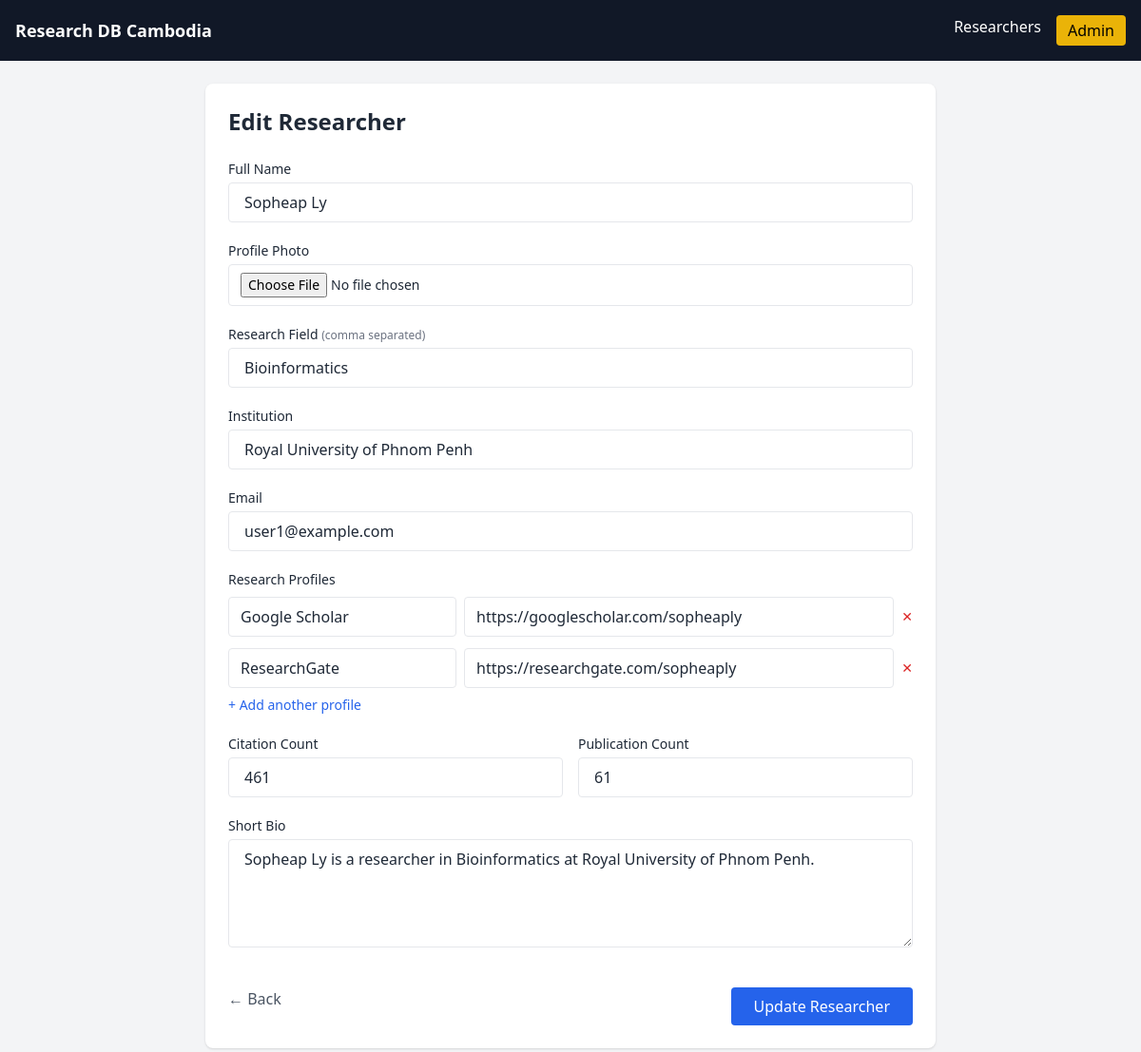
The app's page /edit/1 (signed in) with its own data.
### tables this page shows
CREATE TABLE researchers (
    id INTEGER PRIMARY KEY AUTOINCREMENT,
    name TEXT NOT NULL,
    field TEXT,
    institution TEXT,
    email TEXT,
    bio TEXT,
    citation_count INTEGER DEFAULT 0,
    publication_count INTEGER DEFAULT 0,
    photo TEXT
);

CREATE TABLE research_profiles (
    id INTEGER PRIMARY KEY AUTOINCREMENT,
    researcher_id INTEGER,
    platform TEXT,
    url TEXT,
    FOREIGN KEY(researcher_id) REFERENCES researchers(id) ON DELETE CASCADE
);

### app.py (the view, shortened to what this page needs)
@app.route("/edit/<int:id>", methods=["GET", "POST"])
def edit(id):
    if not session.get("admin"):
        return redirect("/login")
    db = get_db()
    researcher = db.execute("SELECT * FROM researchers WHERE id=?", (id,)).fetchone()
    profiles = db.execute(
        "SELECT platform, url FROM research_profiles WHERE researcher_id=?", (id,)
    ).fetchall()
    db.close()
    return render_template("edit.html", r=researcher, profiles=profiles)

### app.py (called while the page is built)
def get_db():
    conn = sqlite3.connect("database.db")
    conn.row_factory = sqlite3.Row
    return conn

### templates/edit.html (shortened to what this page needs)
{% extends "base.html" %}
{% block content %}
<div class="max-w-3xl mx-auto bg-white shadow rounded-lg p-6">
    <h1 class="text-2xl font-semibold mb-6">
        Edit Researcher
    </h1>
    <form method="post" enctype="multipart/form-data" class="space-y-5">
        <div>
            <label class="block text-sm font-medium mb-1">Full Name</label>
            <input name="name" value="{{ r.name }}" required
                class="w-full px-4 py-2 border rounded">
        </div>
        <div>
            <label class="block text-sm font-medium mb-1">Profile Photo</label>
            <input type="file" name="photo" accept="image/*"
                class="w-full text-sm border rounded px-3 py-2">
        </div>
        <div>
            <label class="block text-sm font-medium mb-1">
                Research Field
                <span class="text-xs text-gray-500">(comma separated)</span>
            </label>
            <input name="field" value="{{ r.field }}" required
                class="w-full px-4 py-2 border rounded">
        </div>
        <div>
            <label class="block text-sm font-medium mb-1">Institution</label>
            <input name="institution" value="{{ r.institution }}" required
                class="w-full px-4 py-2 border rounded">
        </div>
        <div>
            <label class="block text-sm font-medium mb-1">Email</label>
            <input name="email" type="email" value="{{ r.email }}"
                class="w-full px-4 py-2 border rounded">
        </div>
        <div>
            <label class="block text-sm font-medium mb-2">
                Research Profiles
            </label>
            <div id="profiles" class="space-y-3">
                {% for p in profiles %}
                <div class="flex gap-2">
                    <input name="profile_platform[]" value="{{ p.platform }}"
                        class="w-1/3 px-3 py-2 border rounded">
                    <input name="profile_url[]" value="{{ p.url }}"
                        class="flex-1 px-3 py-2 border rounded">
                    <button type="button" onclick="removeRow(this)"
                        class="text-red-600 text-sm">✕</button>
                </div>
                {% endfor %}
            </div>
            <button type="button" onclick="addRow()"
                class="mt-2 text-sm text-blue-600 hover:underline">
                + Add another profile
            </button>
        </div>
        <div class="grid md:grid-cols-2 gap-4">
            <div>
                <label class="block text-sm font-medium mb-1">Citation Count</label>
                <input name="citation_count" type="number" min="0"
                    value="{{ r.citation_count }}"
                    class="w-full px-4 py-2 border rounded">
            </div>
            <div>
                <label class="block text-sm font-medium mb-1">Publication Count</label>
                <input name="publication_count" type="number" min="0"
                    value="{{ r.publication_count }}"
                    class="w-full px-4 py-2 border rounded">
            </div>
        </div>
        <div>
            <label class="block text-sm font-medium mb-1">Short Bio</label>
            <textarea name="bio" rows="4"
                class="w-full px-4 py-2 border rounded">{{ r.bio }}</textarea>
        </div>
        <div class="flex justify-between pt-4">
            <a href="/admin" class="text-gray-600 hover:underline">← Back</a>
            <button class="bg-blue-600 text-white px-6 py-2 rounded hover:bg-blue-500">
                Update Researcher
            </button>
        </div>
    </form>
</div>
{% endblock %}

### records on screen
researchers: name "Sopheap Ly", field "Bioinformatics", institution "Royal University of Phnom Penh", email "user1@example.com", citation_count "461", publication_count "61", bio "Sopheap Ly is a researcher in Bioinformatics at Royal University of Phnom Penh."
research_profiles: platform "Google Scholar", url "https://googlescholar.com/sopheaply"
research_profiles: platform "ResearchGate", url "https://researchgate.com/sopheaply"
